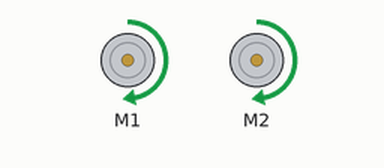
A sketch run on a simulated Arduino Leonardo, built with avr-gcc and run on an emulated ATmega32U4. On the bench: 2 × DC motor (green arrow = forward, orange = backward, longer = faster). What the sketch prints to the serial monitor is not drawn.

Above: at 0.1 s.
Timing chart, 0 to 1.6 s (numbered marks = the images above):
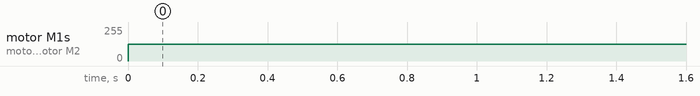

Measured:
- by itself, motor M1, motor M2: stopped → forward 127/255 at 0.00 s

The sketch:

romi32u4_264.ino
```cpp
// snippet: romi32u4_264
// tags: romi, romi32u4, pololu, differential-drive, motors
// boards: romi32u4
// library: Romi32U4
// description: Romi32U4: measure wheel RPM using encoders
// prompts: romi32u4, measure, wheel, encoders, include, romi32u4
// verified: compile-only
// source: kd-generated (id 264)
// exact-include: Romi32U4.h

#include <Romi32U4.h>

Romi32U4Encoders encoders;
Romi32U4Motors motors;
unsigned long prevMs = 0;

void setup() {
  Serial.begin(9600);
  motors.setSpeeds(200, 200);
}

void loop() {
  unsigned long now = millis();
  if (now - prevMs >= 500) {
    prevMs = now;

    int counts = encoders.getCountsAndResetLeft();
    float rpm = (counts * 60000.0f) / (500.0f * 1440.0f);  // 1440 counts per revolution
    Serial.print("RPM: "); Serial.println(rpm);
  }
}
```
